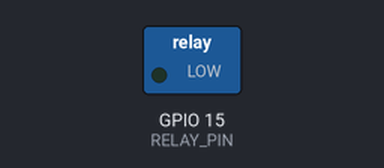
Simulated run of this sketch. Board: ESP32. Parts: switched loads named in the sketch (green lamp = pin HIGH). Dashed ring = blinking.

Above: at 0.2 s.
Timing chart, 0 to 3.0 s (numbered marks = the images above):
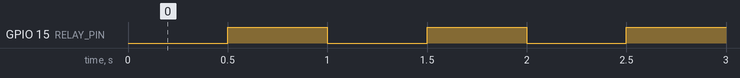

Measured:
- by itself, GPIO 15 (RELAY_PIN): alternates HIGH for 0.50 s and LOW for 0.50 s

The sketch:

Relay_TimerAlarm.ino
```cpp
//定时器中断实现继电器开关灯
#define RELAY_PIN 15

//初始化定时器
hw_timer_t * timer = NULL;

void timer_interrupt(){
  digitalWrite(RELAY_PIN, !digitalRead(RELAY_PIN) );
}

void setup() {
  pinMode(RELAY_PIN, OUTPUT);

  //初始化定时器
  timer = timerBegin(0,80,true); //timerBegin(定时器编号0-3, 分频系数, true向上计数/false向下计数false);
  //注册中断处理函数
  timerAttachInterrupt(timer, timer_interrupt, true); //绑定定时器与中断函数，true边沿触发/false电平触发
  //设置定时器模式
  timerAlarmWrite(timer, 500000, true);
  //启动定时器
  timerAlarmEnable(timer);
}

void loop() {


}
```
